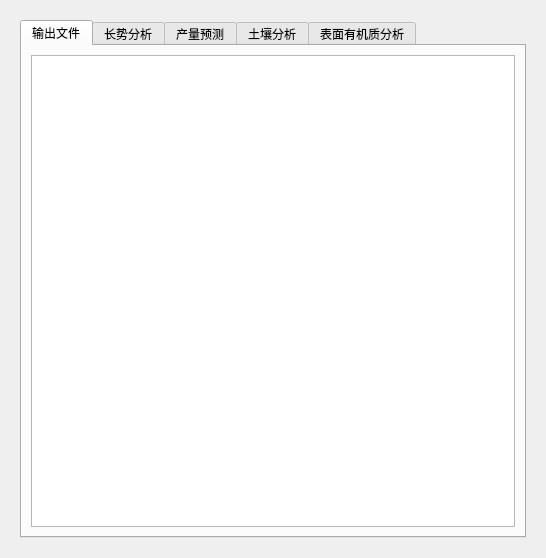
<?xml version="1.0" encoding="UTF-8"?>
<ui version="4.0">
 <class>AgriAPSimAnalysis</class>
 <widget class="QWidget" name="AgriAPSimAnalysis">
  <property name="geometry">
   <rect>
    <x>0</x>
    <y>0</y>
    <width>546</width>
    <height>558</height>
   </rect>
  </property>
  <property name="windowTitle">
   <string>Form</string>
  </property>
  <layout class="QGridLayout" name="gridLayout">
   <item row="0" column="0">
    <widget class="QWidget" name="widget" native="true">
     <layout class="QVBoxLayout" name="verticalLayout">
      <item>
       <widget class="QTabWidget" name="tabWidget">
        <property name="currentIndex">
         <number>0</number>
        </property>
        <widget class="QWidget" name="tab_output">
         <attribute name="title">
          <string>输出文件</string>
         </attribute>
         <layout class="QVBoxLayout" name="verticalLayout_3">
          <item>
           <widget class="QTextBrowser" name="textBrowser"/>
          </item>
         </layout>
        </widget>
        <widget class="QWidget" name="tab_growth">
         <attribute name="title">
          <string>长势分析</string>
         </attribute>
        </widget>
        <widget class="QWidget" name="tab_yield">
         <attribute name="title">
          <string>产量预测</string>
         </attribute>
        </widget>
        <widget class="QWidget" name="tab_soil">
         <attribute name="title">
          <string>土壤分析</string>
         </attribute>
        </widget>
        <widget class="QWidget" name="tab_biomass">
         <attribute name="title">
          <string>表面有机质分析</string>
         </attribute>
        </widget>
       </widget>
      </item>
     </layout>
    </widget>
   </item>
  </layout>
 </widget>
 <resources/>
 <connections/>
</ui>
